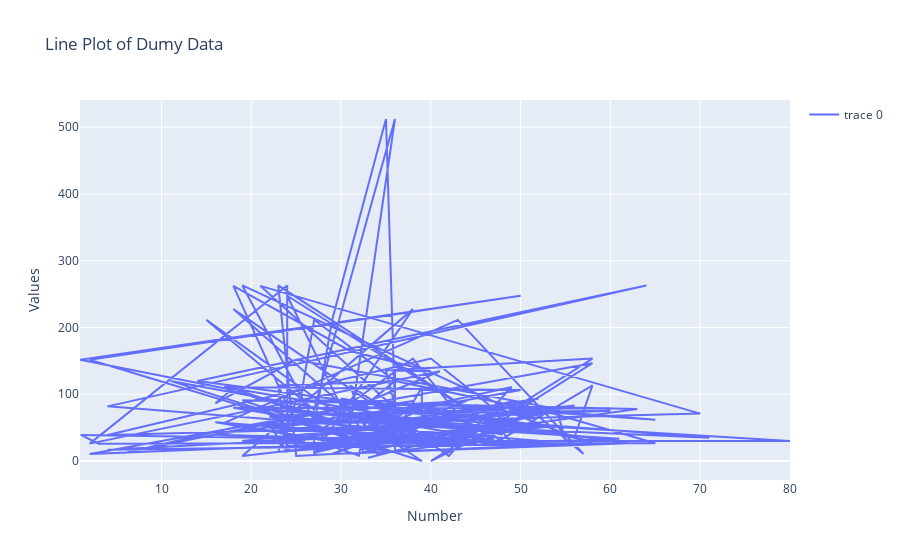

Here is the notebook cell this chart was saved with:
### Code cell
# customize the plot 
fig.update_layout(
    title = 'Line Plot of Dumy Data',
    showlegend = True,
    xaxis = dict(title = 'Number'),
    yaxis = dict(title = 'Values'),
)

### Figure 1 — Plotly figure (JSON) as saved in the notebook; plotly's stock layout.template omitted (floating-point values rounded to 4 significant figures; data arrays with more than 128 entries replaced by an {"elided": "..."} marker saying what was removed)
{"data": [{"type": "scatter", "x": {"elided": "182 float values"}, "y": {"elided": "182 float values"}}], "layout": {"showlegend": true, "title": {"text": "Line Plot of Dumy Data"}, "xaxis": {"title": {"text": "Number"}}, "yaxis": {"title": {"text": "Values"}}}}
